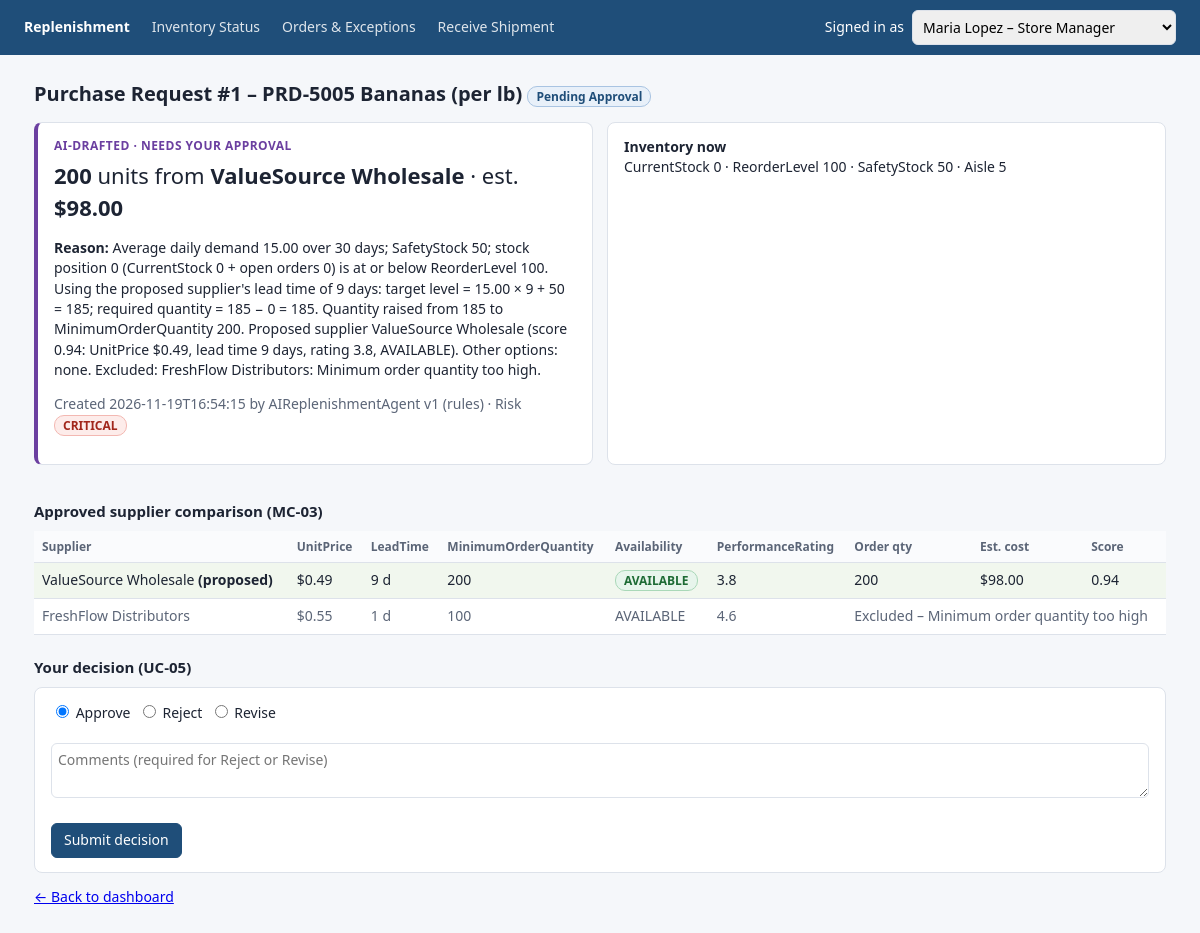
The app's page /requests/1 with its own data.
### tables this page shows
CREATE TABLE ReplenishmentRecommendation (
  RecommendationID    INTEGER PRIMARY KEY,
  ProductID           INTEGER NOT NULL REFERENCES Product(ProductID),
  SupplierID          INTEGER REFERENCES Supplier(SupplierID),
  RecommendedQuantity INTEGER CHECK (RecommendedQuantity > 0),
  EstimatedCost       DECIMAL(14,2) CHECK (EstimatedCost >= 0),
  Reason              TEXT NOT NULL,
  RiskLevel           VARCHAR(15) CHECK (RiskLevel IN ('LOW','MEDIUM','HIGH','CRITICAL')),
  Status              VARCHAR(25) NOT NULL CHECK (Status IN ('NO_REPLENISHMENT','FLAGGED_FOR_REVIEW','PENDING_APPROVAL','APPROVED','REJECTED','REVISION_REQUESTED')),
  CreatedAt           TIMESTAMP NOT NULL,
  CreatedByAgent      VARCHAR(80) NOT NULL,
  ReviewedAt          TIMESTAMP,
  -- Section 8.4 rule 4
  CHECK (Status NOT IN ('PENDING_APPROVAL','APPROVED')
         OR (SupplierID IS NOT NULL AND RecommendedQuantity IS NOT NULL AND EstimatedCost IS NOT NULL))
);

CREATE TABLE Product (
  ProductID INTEGER PRIMARY KEY,
  SKU       VARCHAR(40)  NOT NULL UNIQUE,
  Name      VARCHAR(150) NOT NULL,
  Category  VARCHAR(80),
  Unit      VARCHAR(20)  NOT NULL,
  IsActive  BOOLEAN NOT NULL DEFAULT 1
);

CREATE TABLE Supplier (
  SupplierID        INTEGER PRIMARY KEY,
  Name              VARCHAR(150) NOT NULL,
  ContactName       VARCHAR(100),
  Email             VARCHAR(254),
  Phone             VARCHAR(30),
  LeadTime          INTEGER NOT NULL CHECK (LeadTime >= 0),
  PerformanceRating DECIMAL(3,2) CHECK (PerformanceRating BETWEEN 0 AND 5),
  IsApproved        BOOLEAN NOT NULL DEFAULT 0
);

CREATE TABLE Inventory (
  InventoryID   INTEGER PRIMARY KEY,
  ProductID     INTEGER NOT NULL UNIQUE REFERENCES Product(ProductID),
  CurrentStock  INTEGER NOT NULL CHECK (CurrentStock >= 0),
  ReorderLevel  INTEGER NOT NULL CHECK (ReorderLevel >= 0),
  SafetyStock   INTEGER NOT NULL CHECK (SafetyStock >= 0),
  Location      VARCHAR(100) NOT NULL,
  LastUpdatedAt TIMESTAMP NOT NULL
);

CREATE TABLE ProductSupplier (
  ProductSupplierID    INTEGER PRIMARY KEY,
  ProductID            INTEGER NOT NULL REFERENCES Product(ProductID),
  SupplierID           INTEGER NOT NULL REFERENCES Supplier(SupplierID),
  UnitPrice            DECIMAL(12,2) NOT NULL CHECK (UnitPrice >= 0),
  MinimumOrderQuantity INTEGER NOT NULL CHECK (MinimumOrderQuantity > 0),
  Availability         VARCHAR(20) CHECK (Availability IN ('AVAILABLE','LIMITED','UNAVAILABLE')),
  LeadTime             INTEGER CHECK (LeadTime >= 0),
  LastVerifiedAt       TIMESTAMP,
  UNIQUE (ProductID, SupplierID)
);

### app/web.py (the view)
    @app.get("/requests/<int:rid>")
    def review(rid):
        req, ranked, excluded = ctrl.loadRequest(rid)
        inv = conn.execute("SELECT * FROM Inventory WHERE ProductID=?", (req["ProductID"],)).fetchone()
        approval = conn.execute("SELECT a.*, u.FullName FROM Approval a JOIN User u ON u.UserID=a.ApproverUserID"
                                " WHERE RecommendationID=?", (rid,)).fetchone()
        po = conn.execute("SELECT * FROM PurchaseOrder WHERE RecommendationID=?", (rid,)).fetchone()
        return render_template("review.html", req=req, inv=inv, ranked=ranked, excluded=excluded,
                               approval=approval, po=po)

### app/services.py (called while the page is built)
def _money(x: float) -> float:
    return round(float(x) + 1e-9, 2)

def effective_lead_time(ps_row) -> int:
    return ps_row["PSLeadTime"] if ps_row["PSLeadTime"] is not None else ps_row["SupplierLeadTime"]

    def candidates(self, product_id: int):
        return self.conn.execute(
            "SELECT ps.*, ps.LeadTime AS PSLeadTime, s.LeadTime AS SupplierLeadTime, s.Name AS SupplierName,"
            " s.PerformanceRating, s.IsApproved FROM ProductSupplier ps JOIN Supplier s USING (SupplierID)"
            " WHERE ps.ProductID=? ORDER BY ps.SupplierID", (product_id,)).fetchall()

    def calculateAverageDemand(self, product_id: int, days: int) -> float:
        since = (datetime.now() - timedelta(days=days)).isoformat(timespec="seconds")
        total = self.conn.execute("SELECT COALESCE(SUM(Quantity),0) FROM SalesHistory WHERE ProductID=? AND SaleDate>=?",
                                  (product_id, since)).fetchone()[0]
        return total / days

    def openOrderQuantity(self, product_id: int, exclude_recommendation: int | None = None) -> int:
        rows = self.conn.execute(
            f"SELECT poi.POItemID, poi.Quantity FROM PurchaseOrderItem poi JOIN PurchaseOrder po USING (POID)"
            f" WHERE poi.ProductID=? AND po.Status IN ({','.join('?' * len(OPEN_PO_STATUSES))})"
            f" AND po.RecommendationID IS NOT ?",
            (product_id, *OPEN_PO_STATUSES, exclude_recommendation)).fetchall()
        total = 0
        for r in rows:
            accepted = self.conn.execute("SELECT COALESCE(SUM(AcceptedQuantity),0) FROM ReceiptItem WHERE POItemID=?",
                                         (r["POItemID"],)).fetchone()[0]
            total += max(0, r["Quantity"] - accepted)
        return total

### app/templates/review.html (shortened to what this page needs)
{% extends "base.html" %}{% block body %}
<h1>Purchase Request #{{req.RecommendationID}} – {{req.SKU}} {{req.ProductName}} <span class="chip {{req.Status}}">{{req.Status.replace('_',' ').title()}}</span></h1>
<div class="grid2">
<div class="card ai"><div class="ailabel">AI-drafted · needs your approval</div>
 <p style="font-size:22px;margin:6px 0"><b>{{req.RecommendedQuantity or '—'}}</b> units from <b>{{req.SupplierName or 'no supplier'}}</b>
 {% if req.EstimatedCost %}· est. <b>${{'%.2f'|format(req.EstimatedCost)}}</b>{% endif %}</p>
 <p><b>Reason:</b> {{req.Reason}}</p>
 <p class="mute">Created {{req.CreatedAt}} by {{req.CreatedByAgent}} · Risk <span class="chip {{req.RiskLevel}}">{{req.RiskLevel}}</span></p></div>
<div class="card"><b>Inventory now</b><br>CurrentStock {{inv.CurrentStock}} · ReorderLevel {{inv.ReorderLevel}} · SafetyStock {{inv.SafetyStock}} · {{inv.Location}}
</div></div>
{% if ranked or excluded %}
<h2>Approved supplier comparison (MC-03)</h2>
<table><tr><th>Supplier</th><th>UnitPrice</th><th>LeadTime</th><th>MinimumOrderQuantity</th><th>Availability</th><th>PerformanceRating</th><th>Order qty</th><th>Est. cost</th><th>Score</th></tr>
{% for s in ranked %}<tr class="{{'best' if s.SupplierID==req.SupplierID}}"><td>{{s.SupplierName}}{% if s.SupplierID==req.SupplierID %} <b>(proposed)</b>{% endif %}</td>
<td>${{'%.2f'|format(s.UnitPrice)}}</td><td>{{s.LeadTime}} d</td><td>{{s.MinimumOrderQuantity}}</td><td><span class="chip {{'LOW' if s.Availability=='AVAILABLE' else 'MEDIUM'}}">{{s.Availability}}</span></td>
<td>{{s.PerformanceRating}}</td><td>{{s.orderQty}}</td><td>${{'%.2f'|format(s.estimatedCost)}}</td><td>{{'%.2f'|format(s.score)}}</td></tr>{% endfor %}
{% for s in excluded %}<tr class="mute"><td>{{s.SupplierName}}</td><td>${{'%.2f'|format(s.UnitPrice)}}</td><td>{{s.LeadTime}} d</td><td>{{s.MinimumOrderQuantity}}</td><td>{{s.Availability}}</td><td>{{s.PerformanceRating}}</td><td colspan="3">Excluded – {{s.reason}}</td></tr>{% endfor %}
</table>{% endif %}
{% if req.Status == 'PENDING_APPROVAL' and current_user.Role == 'STORE_MANAGER' %}
<h2>Your decision (UC-05)</h2>
<form class="card" method="post" action="{{ url_for('decide', rid=req.RecommendationID) }}">
 <label><input type="radio" name="decision" value="APPROVE" checked> Approve</label>&nbsp;
 <label><input type="radio" name="decision" value="REJECT"> Reject</label>&nbsp;
 <label><input type="radio" name="decision" value="REVISE"> Revise</label><br><br>
 <textarea name="comments" rows="2" style="width:100%" placeholder="Comments (required for Reject or Revise)"></textarea><br><br>
 <button>Submit decision</button></form>
{% elif req.Status == 'FLAGGED_FOR_REVIEW' %}<div class="card"><b>Flagged for review.</b> The agent did not create a purchase request. Fix the data or supplier terms and evaluate again.</div>{% endif %}
<p><a href="{{ url_for('dashboard') }}">← Back to dashboard</a></p>
{% endblock %}

### app/templates/base.html (style rules this page uses)
:root { --ink:#1d2433;--mute:#5b6577;--line:#dde2ea;--bg:#f5f7fa;--brand:#1f4e79;--ai:#6b3fa0 }
* { box-sizing:border-box }
body { margin:0;font:14px/1.45 system-ui,-apple-system,Segoe UI,sans-serif;color:var(--ink);background:var(--bg) }
h1 { font-size:20px;margin:4px 0 14px }
h2 { font-size:15px;margin:22px 0 8px }
.card { background:#fff;border:1px solid var(--line);border-radius:8px;padding:14px 16px;margin-bottom:14px }
table { width:100%;border-collapse:collapse;background:#fff }
th,td { text-align:left;padding:7px 8px;border-bottom:1px solid var(--line);vertical-align:top }
th { font-size:12px;color:var(--mute);font-weight:600;background:#fafbfd }
.chip { display:inline-block;padding:1px 8px;border-radius:10px;font-size:12px;font-weight:600;border:1px solid }
.CRITICAL,.HIGH,.SHORTAGE,.DAMAGED,.ESCALATED,.ON_HOLD,.REJECTED { color:#a1261b;background:#fdecea;border-color:#f3b8b2 }
.LOW,.NONE,.NO_ACTION,.RESOLVED,.APPROVED,.SUBMITTED,.RECEIVED,.NO_REPLENISHMENT,.CONFIRMED { color:#1d6b35;background:#e7f5ec;border-color:#a9d8b8 }
.PENDING_APPROVAL,.DRAFT { color:#1f4e79;background:#e8f0f9;border-color:#a9c4e2 }
.ai { border-left:4px solid var(--ai) }
.ailabel { color:var(--ai);font-size:12px;font-weight:700;text-transform:uppercase;letter-spacing:.04em }
button,.btn { font:inherit;padding:6px 12px;border-radius:6px;border:1px solid var(--brand);background:var(--brand);color:#fff;cursor:pointer;text-decoration:none;display:inline-block }
input,textarea,select { font:inherit;padding:6px;border:1px solid var(--line);border-radius:6px }
.mute { color:var(--mute) }
.best { background:#f1f7ee }
.grid2 { display:grid;grid-template-columns:1fr 1fr;gap:14px }

### records on screen
ReplenishmentRecommendation: RecommendationID "1", Status.replace "Pending Approval", RecommendedQuantity "200", EstimatedCost "98.00", Reason "Average daily demand 15.00 over 30 days; SafetyStock 50; stock position 0 (CurrentStock 0 + open orders 0) is at or below ReorderLevel 100. Using the proposed supplier's lead time of 9 days: target level = 15.00 × 9 + 50 = 185; required quantity = 185 − 0 = 185. Quantity raised from 185 to MinimumOrderQuantity 200. Proposed supplier ValueSource Wholesale (score 0.94: UnitPrice $0.49, lead time 9 days, rating 3.8, AVAILABLE). Other options: none. Excluded: FreshFlow Distributors: Minimum order quantity too high.", CreatedAt "2026-11-19T16:54:15", CreatedByAgent "AIReplenishmentAgent v1 (rules)", RiskLevel "CRITICAL"
Product: SKU "PRD-5005", ProductName "Bananas (per lb)"
Supplier: Name "ValueSource Wholesale"
Inventory: CurrentStock "0", ReorderLevel "100", SafetyStock "50", Location "Aisle 5"
ProductSupplier: SupplierName "ValueSource Wholesale", shows "(proposed)", UnitPrice "0.49", LeadTime "9", MinimumOrderQuantity "200", Availability "AVAILABLE", PerformanceRating "3.8", orderQty "200", estimatedCost "98.00", score "0.94"
ProductSupplier: SupplierName "FreshFlow Distributors", UnitPrice "0.55", LeadTime "1", MinimumOrderQuantity "100", Availability "AVAILABLE", PerformanceRating "4.6", reason "Minimum order quantity too high"

### other values on screen
form field user_id "Maria Lopez – Store Manager"
